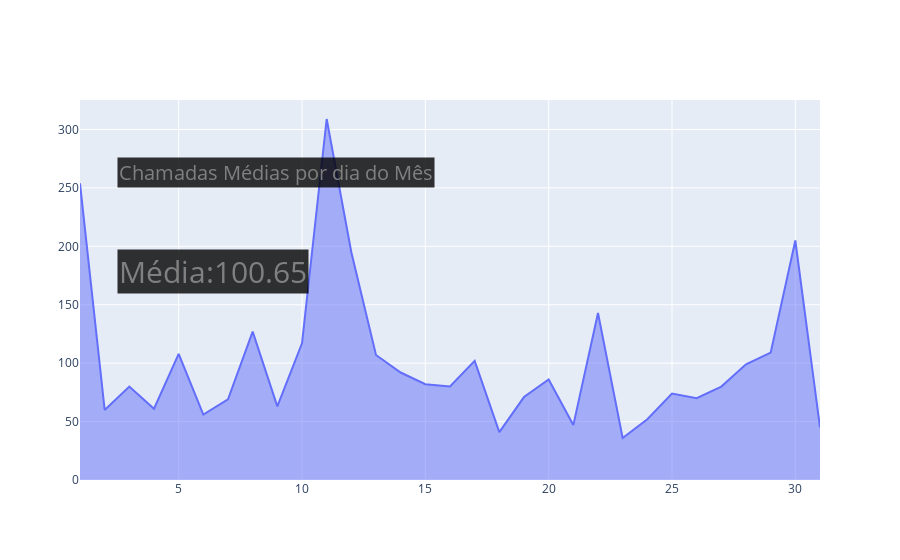

The notebook cell this image was saved under:
### Code cell
fig2.add_annotation(text='Chamadas Médias por dia do Mês',
                    xref='paper',yref='paper',
                    font=dict(size = 20, color = 'gray'),
                    align = 'center', bgcolor="rgba(0,0,0,0.8)", x=0.05, y=0.85, showarrow=False)

fig2.add_annotation(text=f"Média:{round(df2['Chamadas Realizadas'].mean(),2)}",
                    xref='paper',yref='paper',font = dict(size=30,color='gray'),
                    align='center',bgcolor='rgba(0,0,0,0.8)',
                    x=0.05,y=0.55, showarrow=False)

### Figure 1 — Plotly figure (JSON) as saved in the notebook; plotly's stock layout.template omitted (floating-point values rounded to 4 significant figures)
{"data": [{"fill": "tonexty", "mode": "lines", "type": "scatter", "x": [1, 2, 3, 4, 5, 6, 7, 8, 9, 10, 11, 12, 13, 14, 15, 16, 17, 18, 19, 20, 21, 22, 23, 24, 25, 26, 27, 28, 29, 30, 31], "y": [254, 60, 80, 61, 108, 56, 69, 127, 63, 117, 309, 195, 107, 92, 82, 80, 102, 41, 71, 86, 47, 143, 36, 52, 74, 70, 80, 99, 109, 205, 45]}], "layout": {"annotations": [{"align": "center", "bgcolor": "rgba(0,0,0,0.8)", "font": {"color": "gray", "size": 20}, "showarrow": false, "text": "Chamadas Médias por dia do Mês", "x": 0.05, "xref": "paper", "y": 0.85, "yref": "paper"}, {"align": "center", "bgcolor": "rgba(0,0,0,0.8)", "font": {"color": "gray", "size": 30}, "showarrow": false, "text": "Média:100.65", "x": 0.05, "xref": "paper", "y": 0.55, "yref": "paper"}]}}
